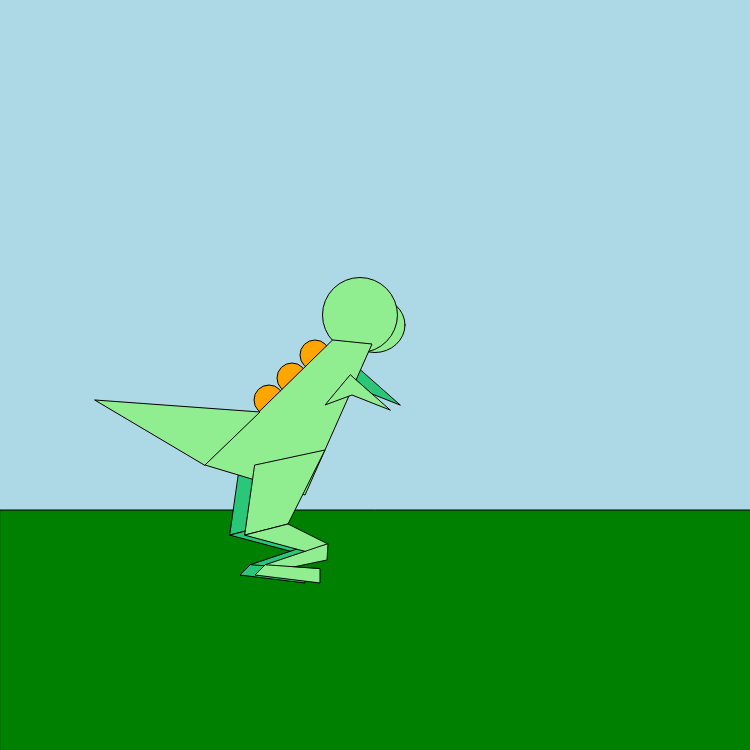
Frame 1 (no input)
Frame 60 (no input): identical to frame 1, image omitted
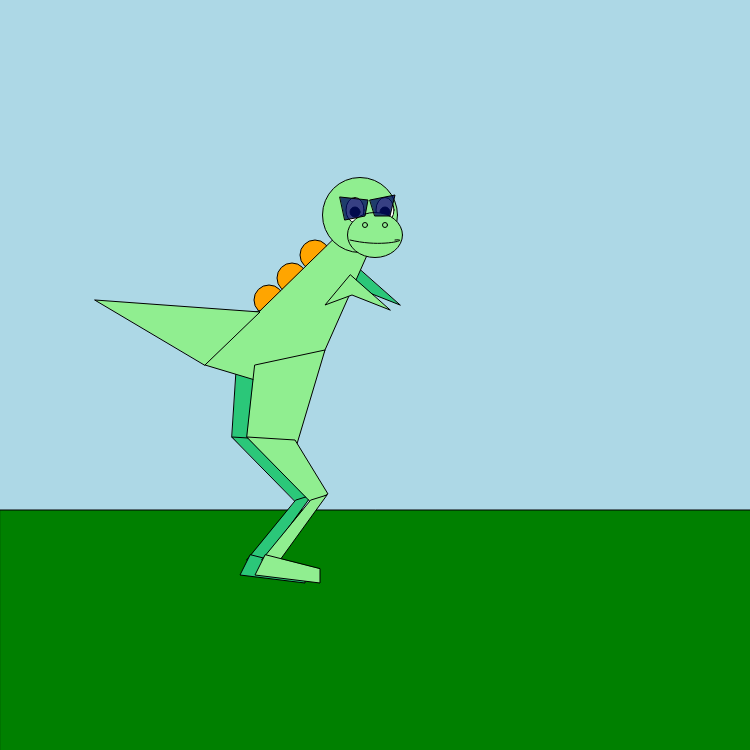
Frame 120 (the mouse pressed at the canvas centre since frame 60)

The p5.js sketch that drew these frames (run headless with seeded random() and noise() and a simulated clock; from frame 60 on, the mouse is pressed at the canvas centre):

// p5.js sketch
// ── sketch.js
// Lizzy Miller, Spring 2020
// https://emmill2.github.io/ATK302/p5/Week2/mp1/

function setup() {
  // put setup code here
  createCanvas(750, 750) ;
}

function draw() {
  // put drawing code here
  background('lightBlue') ;

//  fill('black');
//  textSize(40);
//  text(mouseX + ", " + mouseY, 100, 100)

if (mouseIsPressed) {
  //background
  fill('green');
  rect(0, 510, 775, 500);
//scales
fill('orange')
ellipse(315,255,30,30)
ellipse(292,278,30,30)
ellipse(269,300,30,30)

// dino
  fill('#2BC779');
  quad(360, 270, 335, 300, 362, 290, 400, 305);



  //leg 1
  fill('#2BC779');
  quad(240, 315, 310, 300, 273, 474, 232, 437);
  quad(232, 437, 280, 440, 313, 494, 297, 503);
  quad(296, 500, 312, 495, 265, 560, 247, 560);
  quad(250, 555, 240, 575, 305, 583, 305, 569);
  //body and tail
  fill('lightGreen');
  quad(333, 240,372, 244, 305, 395, 205, 365);
  fill('lightGreen');
  triangle(205, 365, 260, 312, 95, 300);
  fill('lightGreen');
  ellipse(360, 215, 75, 75);
  fill('white')
  ellipse(355, 210, 18, 25);
  ellipse(385, 210, 18, 25);
    fill('black')
    ellipse(355, 212, 10, 10);
    ellipse(385, 212, 10, 10);
  fill('lightGreen');
  ellipse(375, 235, 55, 45);
  //nose
  ellipse(365, 225, 5, 5);  ellipse(385, 225, 5, 5);

  //leg 2
  quad(255, 365, 325, 350, 288, 474, 247, 437);
  quad(247, 437, 295, 440, 328, 494, 312, 503);
  quad(311, 500, 327, 495, 280, 560, 262, 560);
  quad(265, 555, 255, 575, 320, 583, 320, 569);

  //arms
  fill('lightGreen');
  quad(350, 275, 325, 305, 352, 295, 390, 310);
  //mouth and face stuff
  fill(0, 11, 97, 200)
  quad(340, 197, 368, 200, 365, 216, 345, 220); quad(370, 200, 395, 195, 390, 216, 375, 216);
  noFill()
  curve(250, 250, 395, 240, 350, 240, 190, 190);
}

else {
//background
    fill('green');
    rect(0, 510, 775, 500);
//scales
fill('orange')
ellipse(315,355,30,30); ellipse(292,378,30,30); ellipse(269,400,30,30)
//dino
  fill('#2BC779');
  quad(360, 370, 335, 400, 362, 390, 400, 405);
  fill('lightGreen');
    ellipse(375, 325, 60, 55)
    ellipse(360, 315, 75, 75);
    //leg 1
    fill('#2BC779');
    quad( 240, 465, 290, 495, 273, 524, 230, 535);
    fill('#2BC779');
    quad( 230, 535, 273, 524, 313, 544, 298, 553);
    fill('#2BC779');
    quad(313, 544, 312, 560, 240, 575, 250, 565);
    fill('#2BC779');
    quad(250, 565, 240, 575, 305, 583, 305, 569);
    //body and tail
    fill('lightGreen');
    quad(333, 340,372, 344, 305, 495, 205, 465);
    fill('lightGreen');
    triangle(205, 465, 260, 412, 95, 400);
    //leg 2
    fill('lightGreen');
    quad( 255, 465, 325, 450, 288, 524, 245, 535);
    fill('lightGreen');
    quad( 245, 535, 288, 524, 328, 544,312, 553);
    fill('lightGreen');
    quad(328, 544, 327, 560, 255, 575, 265, 565);
    fill('lightGreen');
    quad(265, 565, 255, 575, 320, 583, 320, 569);
    //arms
    fill('lightGreen');
    quad(350, 375, 325, 405, 352, 395, 390, 410);
  }
}
